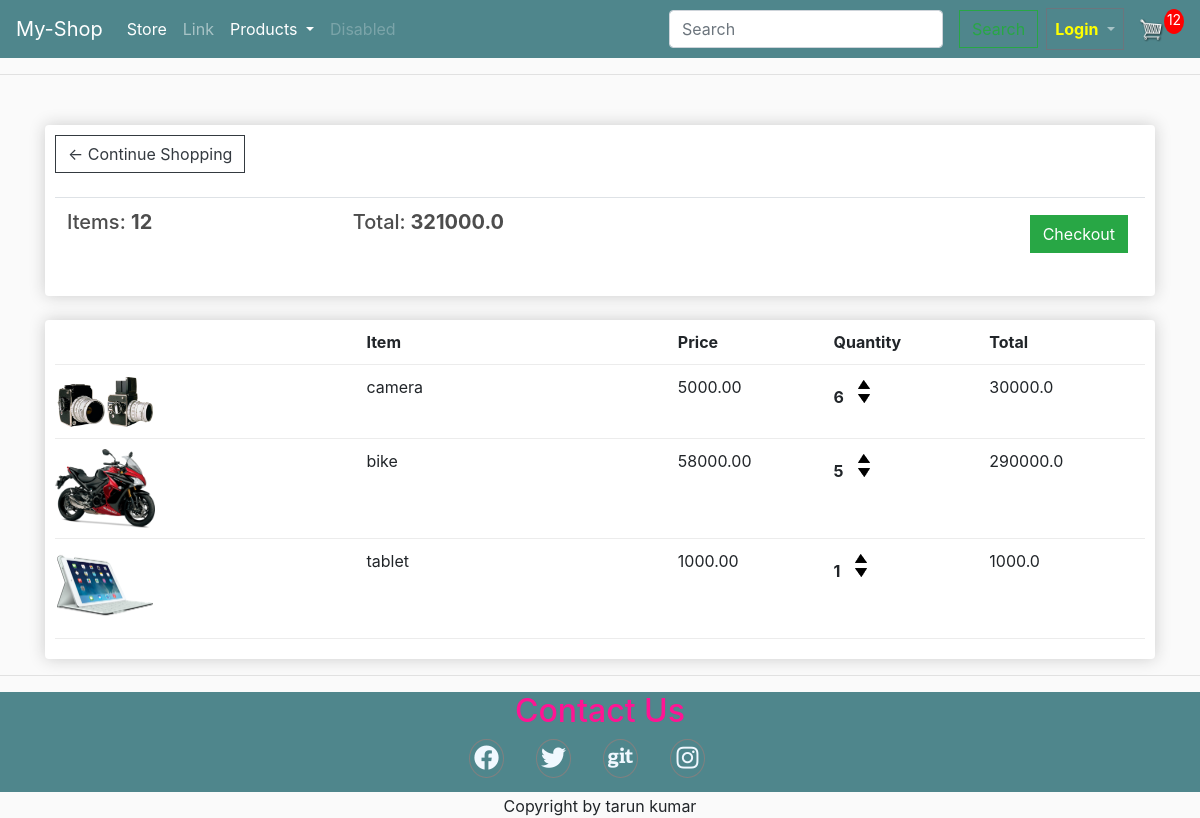
/cart/ (signed in), run on an earlier commit of the app's database.
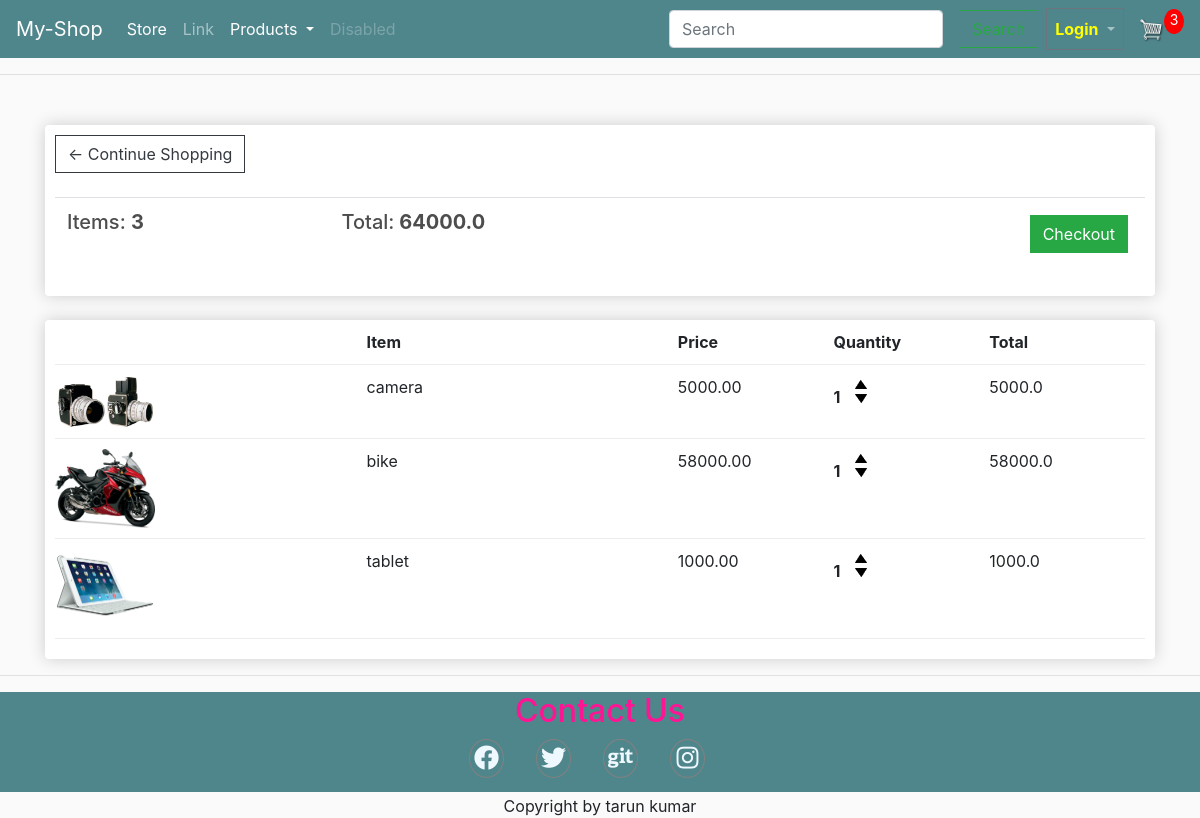
And on a later commit of the database.
### store/models.py (models this page shows, shortened)
class Order(models.Model):
    customer = models.ForeignKey(Customer, on_delete=models.SET_NULL, blank=True,null=True)
    date_order = models.DateTimeField( auto_now_add=True)
    complete =  models.BooleanField(default=False,null=True,blank=False)
    transaction_id = models.CharField( max_length=200,null=True)
    @property
    def get_cart_total(self):
        orderitems = self.orderitem_set.all()
        total = sum([item.get_total for item in orderitems])
        return total
    @property
    def get_cart_items(self):
        orderitems = self.orderitem_set.all()
        total = sum([item.quantity for item in orderitems])
        return total

class OrderItem(models.Model):
    product = models.ForeignKey(Product, on_delete=models.SET_NULL, blank=True,null=True)
    order = models.ForeignKey(Order, on_delete=models.SET_NULL, blank=True,null=True)
    quantity = models.IntegerField(default=0, null=True,blank=True)
    date_added = models.DateTimeField(auto_now_add=True)
    @property
    def get_total(self):
        total = self.product.price * self.quantity
        return total

class Product(models.Model):
    name = models.CharField(null=True, max_length=50)
    modeltype = models.CharField(null=True, max_length=50)
    price = models.FloatField()
    productDetail = models.TextField(null=True,blank=True)
    degital = models.BooleanField(default=False,null=True,blank=False)
    image = models.ImageField(null=True,blank=True)
    @property
    def imageURL(self):
        try:
            url = self.image.url
        except:
            url = ''
        return url

### store/views.py (the view)
# urls.py: path('cart/', views.cart, name="cart"),
def cart(request):
	if request.user.is_authenticated:
		customer = request.user.customer
		order,created = Order.objects.get_or_create(customer=customer,complete=False)
		items = order.orderitem_set.all()
		cartItems = order.get_cart_items
	else:
		items = []
		order = {'get_cart_total':0, 'get_cart_item':0,'shipping':False}
		cartItems = order.get_cart_items
		return redirect('login_attampt')
	context = {'items':items,'order':order,'cartItems':cartItems}
	return render(request, 'store/cart.html', context)

### store/templates/store/cart.html
{% extends 'store/main.html' %}
{% load static %}
{% block content %}
	<div class="row">
		<div class="col-lg-12">
			<div class="box-element">
				<a  class="btn btn-outline-dark" href="{% url 'store' %}">&#x2190; Continue Shopping</a>
				<br>
				<br>
				<table class="table">
					<tr>
						<th><h5>Items: <strong>{{order.get_cart_items}}</strong></h5></th>
						<th><h5>Total:<strong> {{order.get_cart_total}}</strong></h5></th>
						<th>
							<a  style="float:right; margin:5px;" class="btn btn-success" href="{% url 'checkout' %}">Checkout</a>
						</th>
					</tr>
				</table>
			</div>
			<br>
			<div class="box-element">
				<div class="cart-row">
					<div style="flex:2"></div>
					<div style="flex:2"><strong>Item</strong></div>
					<div style="flex:1"><strong>Price</strong></div>
					<div style="flex:1"><strong>Quantity</strong></div>
					<div style="flex:1"><strong>Total</strong></div>
				</div>
				{% for item in items %}
				<div class="cart-row">
					<div style="flex:2"><img class="row-image" src="{{item.product.imageURL}}"></div>
					<div style="flex:2"><p>{{item.product.name}}</p></div>
					<div style="flex:1"><p>{{item.product.price|floatformat:2}}</p></div>
					<div style="flex:1">
						<p class="quantity">{{item.quantity}}</p>
						<div class="quantity">
							<img data-product="{{item.product.id}}"data-action="add" class="chg-quantity update-cart" src="{% static  'images/arrow-up.png' %}">
							<img data-product="{{item.product.id}}"data-action="remove" class="chg-quantity update-cart" src="{% static  'images/arrow-down.png' %}">
						</div>
					</div>
					<div style="flex:1"><p>{{item.get_total}}</p></div>
				</div>
				{% endfor %}
			</div>
		</div>
	</div>
{% endblock content %}

### store/templates/store/main.html (shortened to what this page needs)
<!DOCTYPE html> {% load static %}
<html>
<head>
    <link rel="stylesheet" href="https://stackpath.bootstrapcdn.com/bootstrap/4.4.1/css/bootstrap.min.css">
    <link rel="stylesheet" type="text/css" href="{% static 'css/main.css' %}">
    <link rel="stylesheet" href="https://use.fontawesome.com/releases/v5.8.1/css/all.css">
</head>
<body>
    <nav class="navbar navbar-expand-lg navbar-dark bg-dark">
        <a class="navbar-brand" href="{% url 'store' %}">My-Shop</a>
        <div class="collapse navbar-collapse" id="navbarSupportedContent">
            <ul class="navbar-nav mr-auto">
                <li class="nav-item active">
                    <a class="nav-link" href="{% url 'store' %}">Store <span class="sr-only">(current)</span></a>
                </li>
                <li class="nav-item">
                    <a class="nav-link" href="#">Link</a>
                </li>
                <li class="nav-item dropdown">
                    <a class="nav-link dropdown-toggle active" href="#" id="navbarDropdown" role="button" data-toggle="dropdown" aria-haspopup="true" aria-expanded="false">
          Products
        </a>
                </li>
                <li class="nav-item">
                    <a class="nav-link disabled" href="#">Disabled</a>
                </li>
            </ul>
            <form class="form-inline my-2 my-lg-0">
                <input class="form-control mr-sm-2" type="search" placeholder="Search" aria-label="Search">
                <button class="btn btn-outline-success my-2 my-sm-0 mx-2" type="submit">Search</button>
            </form>
        </div>
        <div class="form-inline my-2 my-lg-0">
            <ul class="navbar-nav mr-auto">
                <li class="nav-item dropdown">
                    <a class="nav-link dropdown-toggle btn btn-outline-secondary" href="#" id="navbarDropdown" role="button" data-toggle="dropdown" aria-haspopup="true" aria-expanded="false">
                        <strong style="color:yellow">Login</strong>
                    </a>
                </li>
            </ul>
            <a href="{% url 'cart' %}">
                <img id="cart-icon" src="{% static 'images/cart.png' %}">
            </a>
            <p id="cart-total">{{cartItems}}</p>
        </div>
    </nav>
    <hr>
    <div class="container">
        <br> {% block content %} {% endblock content %}
    </div>
    <hr>
    <footer>
        <div class="container text-center ">
            <h2>Contact Us</h2>
            <div class="link text-center">
                <ul>
                    <li>
                        <a href="#"><i class="fab fa-facebook"></i></a>
                    </li>
                    <li>
                        <a href="#"><i class="fab fa-twitter"></i></a>
                    </li>
                    <li>
                        <a href="#"><i class="fab fa-git"></i></a>
                    </li>
                    <li>
                        <a href="#"><i class="fab fa-instagram"></i></a>
                    </li>
                </ul>
            </div>
            <p>Copyright by tarun kumar</p>
        </div>
    </footer>
</body>
</html>

### static/css/main.css (style rules this page uses)
body { background-color: hsl(0, 0%, 98%); }
h1, h2, h3, h4, h5, h6 { color: hsl(0, 0%, 30%); }
.box-element { box-shadow: hsl(0, 0%, 80%) 0 0 16px; background-color: #fff; border-radius: 4px; padding: 10px; }
.bg-dark { background-color: #4f868c!important; }
#cart-icon { width: 25px; display: inline-block; margin-left: 15px; }
#cart-total { display: block; text-align: center; color: #fff; background-color: red; width: 20px; height: 25px; border-radius: 50%; font-size: 14px; }
.col-lg-4, .col-lg-6, .col-lg-8, .col-lg-12 { margin-top: 10px; }
.btn { border-radius: 0; }
.row-image { width: 100px; }
.cart-row { display: flex; align-items: flex-stretch; padding-bottom: 10px; margin-bottom: 10px; border-bottom: 1px solid #ececec; }
.quantity { display: inline-block; font-weight: 700; padding-right: 10px; }
.chg-quantity { width: 12px; cursor: pointer; display: block; margin-top: 5px; transition: .1s; }

### store/templates/store/main.html (style rules this page uses)
footer { height: 100px; width: 100%; background-color: #4f868c!important; }
footer .container h2 { color: deeppink; }
footer .container .link ul { display: flex; list-style-type: none; margin-left: 22rem; }
footer .container .link ul li { text-decoration: none; border: 1px solid grey; border-radius: 50%; margin-left: 2rem; width: 35px; }
footer .container .link ul li a { text-decoration: none; font-size: 25px; font-weight: 500; color: aliceblue; }

What changed in the data, as far as the page shows it:
changed through a linked row, Order: get_cart_items "12" → "3"; get_cart_total "321000.0" → "64000.0"
changed OrderItem "camera": quantity "6" → "1"; get_total "30000.0" → "5000.0"
changed OrderItem "bike": quantity "5" → "1"; get_total "290000.0" → "58000.0"
Also different on the page:
{{ cartItems }}: "12" → "3"
